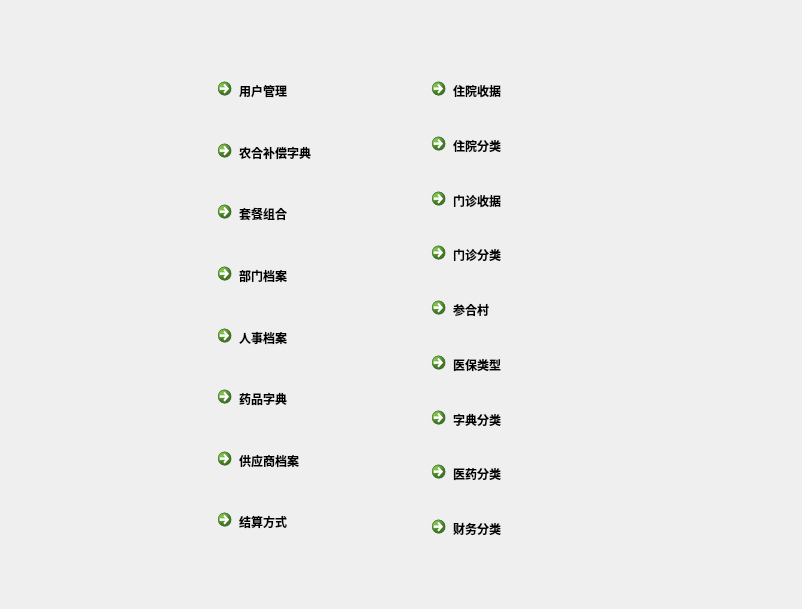
<?xml version="1.0" encoding="UTF-8"?>
<ui version="4.0">
 <class>SystemAdmin</class>
 <widget class="QWidget" name="SystemAdmin">
  <property name="geometry">
   <rect>
    <x>0</x>
    <y>0</y>
    <width>802</width>
    <height>609</height>
   </rect>
  </property>
  <property name="windowTitle">
   <string>SystemAdmin</string>
  </property>
  <layout class="QHBoxLayout" name="horizontalLayout_2">
   <item>
    <spacer name="horizontalSpacer_2">
     <property name="orientation">
      <enum>Qt::Horizontal</enum>
     </property>
     <property name="sizeHint" stdset="0">
      <size>
       <width>40</width>
       <height>20</height>
      </size>
     </property>
    </spacer>
   </item>
   <item>
    <layout class="QVBoxLayout" name="verticalLayout_4">
     <item>
      <spacer name="verticalSpacer_16">
       <property name="orientation">
        <enum>Qt::Vertical</enum>
       </property>
       <property name="sizeType">
        <enum>QSizePolicy::Fixed</enum>
       </property>
       <property name="sizeHint" stdset="0">
        <size>
         <width>20</width>
         <height>20</height>
        </size>
       </property>
      </spacer>
     </item>
     <item>
      <layout class="QHBoxLayout" name="horizontalLayout">
       <item>
        <layout class="QVBoxLayout" name="verticalLayout">
         <item>
          <spacer name="verticalSpacer_3">
           <property name="orientation">
            <enum>Qt::Vertical</enum>
           </property>
           <property name="sizeType">
            <enum>QSizePolicy::Fixed</enum>
           </property>
           <property name="sizeHint" stdset="0">
            <size>
             <width>20</width>
             <height>40</height>
            </size>
           </property>
          </spacer>
         </item>
         <item>
          <widget class="QCommandLinkButton" name="userButton">
           <property name="text">
            <string>用户管理</string>
           </property>
          </widget>
         </item>
         <item>
          <widget class="QCommandLinkButton" name="commandLinkButton_11">
           <property name="text">
            <string>农合补偿字典</string>
           </property>
          </widget>
         </item>
         <item>
          <widget class="QCommandLinkButton" name="commandLinkButton_10">
           <property name="text">
            <string>套餐组合</string>
           </property>
          </widget>
         </item>
         <item>
          <widget class="QCommandLinkButton" name="commandLinkButton_2">
           <property name="text">
            <string>部门档案</string>
           </property>
          </widget>
         </item>
         <item>
          <widget class="QCommandLinkButton" name="commandLinkButton">
           <property name="text">
            <string>人事档案</string>
           </property>
          </widget>
         </item>
         <item>
          <widget class="QCommandLinkButton" name="commandLinkButton_3">
           <property name="text">
            <string>药品字典</string>
           </property>
          </widget>
         </item>
         <item>
          <widget class="QCommandLinkButton" name="commandLinkButton_7">
           <property name="text">
            <string>供应商档案</string>
           </property>
          </widget>
         </item>
         <item>
          <widget class="QCommandLinkButton" name="commandLinkButton_9">
           <property name="text">
            <string>结算方式</string>
           </property>
          </widget>
         </item>
         <item>
          <spacer name="verticalSpacer">
           <property name="orientation">
            <enum>Qt::Vertical</enum>
           </property>
           <property name="sizeType">
            <enum>QSizePolicy::Fixed</enum>
           </property>
           <property name="sizeHint" stdset="0">
            <size>
             <width>20</width>
             <height>40</height>
            </size>
           </property>
          </spacer>
         </item>
        </layout>
       </item>
       <item>
        <spacer name="horizontalSpacer_3">
         <property name="orientation">
          <enum>Qt::Horizontal</enum>
         </property>
         <property name="sizeType">
          <enum>QSizePolicy::Fixed</enum>
         </property>
         <property name="sizeHint" stdset="0">
          <size>
           <width>40</width>
           <height>20</height>
          </size>
         </property>
        </spacer>
       </item>
       <item>
        <layout class="QVBoxLayout" name="verticalLayout_2">
         <item>
          <spacer name="verticalSpacer_4">
           <property name="orientation">
            <enum>Qt::Vertical</enum>
           </property>
           <property name="sizeType">
            <enum>QSizePolicy::Fixed</enum>
           </property>
           <property name="sizeHint" stdset="0">
            <size>
             <width>20</width>
             <height>40</height>
            </size>
           </property>
          </spacer>
         </item>
         <item>
          <widget class="QCommandLinkButton" name="commandLinkButton_4">
           <property name="text">
            <string>住院收据</string>
           </property>
          </widget>
         </item>
         <item>
          <widget class="QCommandLinkButton" name="commandLinkButton_6">
           <property name="text">
            <string>住院分类</string>
           </property>
          </widget>
         </item>
         <item>
          <widget class="QCommandLinkButton" name="commandLinkButton_8">
           <property name="text">
            <string>门诊收据</string>
           </property>
          </widget>
         </item>
         <item>
          <widget class="QCommandLinkButton" name="commandLinkButton_5">
           <property name="text">
            <string>门诊分类</string>
           </property>
          </widget>
         </item>
         <item>
          <widget class="QCommandLinkButton" name="villageclinicButton">
           <property name="text">
            <string>参合村</string>
           </property>
          </widget>
         </item>
         <item>
          <widget class="QCommandLinkButton" name="insurancetypeButton">
           <property name="text">
            <string>医保类型</string>
           </property>
          </widget>
         </item>
         <item>
          <widget class="QCommandLinkButton" name="dictionarytypeButton">
           <property name="text">
            <string>字典分类</string>
           </property>
          </widget>
         </item>
         <item>
          <widget class="QCommandLinkButton" name="drugtypeButton">
           <property name="text">
            <string>医药分类</string>
           </property>
          </widget>
         </item>
         <item>
          <widget class="QCommandLinkButton" name="commandLinkButton_12">
           <property name="text">
            <string>财务分类</string>
           </property>
          </widget>
         </item>
         <item>
          <spacer name="verticalSpacer_2">
           <property name="orientation">
            <enum>Qt::Vertical</enum>
           </property>
           <property name="sizeType">
            <enum>QSizePolicy::Fixed</enum>
           </property>
           <property name="sizeHint" stdset="0">
            <size>
             <width>20</width>
             <height>40</height>
            </size>
           </property>
          </spacer>
         </item>
        </layout>
       </item>
      </layout>
     </item>
    </layout>
   </item>
   <item>
    <spacer name="horizontalSpacer">
     <property name="orientation">
      <enum>Qt::Horizontal</enum>
     </property>
     <property name="sizeHint" stdset="0">
      <size>
       <width>40</width>
       <height>20</height>
      </size>
     </property>
    </spacer>
   </item>
  </layout>
 </widget>
 <layoutdefault spacing="6" margin="11"/>
 <resources/>
 <connections/>
</ui>
